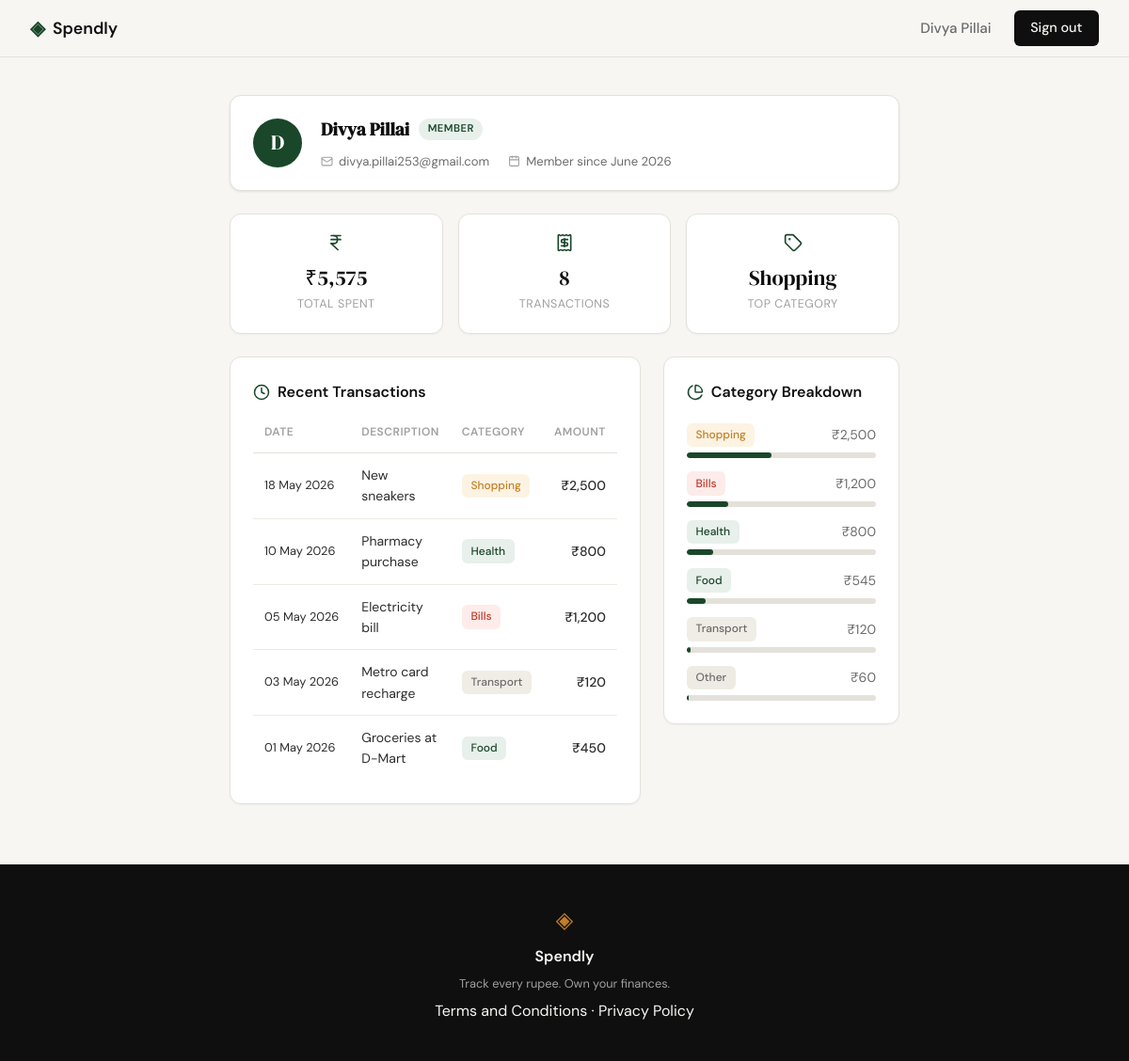
Screenshot of /profile (signed in) with the database file from the repository.
### tables this page shows
CREATE TABLE users (
            id           INTEGER PRIMARY KEY AUTOINCREMENT,
            name         TEXT    NOT NULL,
            email        TEXT    UNIQUE NOT NULL,
            password_hash TEXT   NOT NULL,
            created_at   TEXT    DEFAULT (datetime('now'))
        );

### app.py (the view)
@app.route("/profile")
def profile():
    if "user_id" not in session:
        return redirect(url_for("login"))
    db      = get_db()
    row     = db.execute(
        "SELECT name, email, created_at FROM users WHERE id = ?",
        (session["user_id"],)
    ).fetchone()
    db.close()
    if row is None:
        session.clear()
        return redirect(url_for("landing"))
    user = {
        "name": row["name"],
        "email": row["email"],
        "member_since": datetime.strptime(row["created_at"], "%Y-%m-%d %H:%M:%S").strftime("%B %Y"),
    }
    stats = {
        "total_spent": "₹5,575",
        "transactions": 8,
        "top_category": "Shopping",
    }
    transactions = [
        {"date": "18 May 2026", "description": "New sneakers",      "category": "Shopping",     "amount": "₹2,500"},
        {"date": "10 May 2026", "description": "Pharmacy purchase",  "category": "Health",       "amount": "₹800"},
        {"date": "05 May 2026", "description": "Electricity bill",   "category": "Bills",        "amount": "₹1,200"},
        {"date": "03 May 2026", "description": "Metro card recharge","category": "Transport",    "amount": "₹120"},
        {"date": "01 May 2026", "description": "Groceries at D-Mart","category": "Food",         "amount": "₹450"},
    ]
    categories = [
        {"name": "Shopping",     "amount": "₹2,500", "pct": 45},
        {"name": "Bills",        "amount": "₹1,200", "pct": 22},
        {"name": "Health",       "amount": "₹800",   "pct": 14},
        {"name": "Food",         "amount": "₹545",   "pct": 10},
        {"name": "Transport",    "amount": "₹120",   "pct": 2},
        {"name": "Other",        "amount": "₹60",    "pct": 1},
    ]
    return render_template("profile.html", user=user, stats=stats,
                           transactions=transactions, categories=categories)

### database/db.py (called while the page is built)
def get_db():
    conn = sqlite3.connect(DB_PATH)
    conn.row_factory = sqlite3.Row
    conn.execute("PRAGMA foreign_keys = ON")
    return conn

### templates/profile.html (shortened to what this page needs)
{% extends "base.html" %}
{% block head %}
<link rel="stylesheet" href="{{ url_for('static', filename='css/profile.css') }}">
{% endblock %}
{% block content %}
<div class="profile-page">
    <div class="profile-card">
        <div class="profile-avatar">{{ user.name[0].upper() }}</div>
        <div class="profile-card-body">
            <div class="profile-card-top">
                <h1 class="profile-name">{{ user.name }}</h1>
                <span class="profile-badge">Member</span>
            </div>
            <div class="profile-info">
                <div class="profile-info-row">
                    <i data-lucide="mail"></i>
                    <span>{{ user.email }}</span>
                </div>
                <div class="profile-info-row">
                    <i data-lucide="calendar"></i>
                    <span>Member since {{ user.member_since }}</span>
                </div>
            </div>
        </div>
    </div>
    <div class="stats-row">
        <div class="stat-card">
            <div class="stat-icon"><i data-lucide="indian-rupee"></i></div>
            <div class="stat-value">{{ stats.total_spent }}</div>
            <div class="stat-label">Total Spent</div>
        </div>
        <div class="stat-card">
            <div class="stat-icon"><i data-lucide="receipt"></i></div>
            <div class="stat-value">{{ stats.transactions }}</div>
            <div class="stat-label">Transactions</div>
        </div>
        <div class="stat-card">
            <div class="stat-icon"><i data-lucide="tag"></i></div>
            <div class="stat-value">{{ stats.top_category }}</div>
            <div class="stat-label">Top Category</div>
        </div>
    </div>
    <div class="bottom-row">
        <div class="profile-section-card">
            <div class="section-header">
                <i data-lucide="clock"></i>
                <h2 class="section-title">Recent Transactions</h2>
            </div>
            <div class="table-wrapper">
                <table class="tx-table">
                    <thead>
                        <tr>
                            <th>Date</th>
                            <th>Description</th>
                            <th>Category</th>
                            <th class="amount-col">Amount</th>
                        </tr>
                    </thead>
                    <tbody>
                        {% for tx in transactions %}
                        <tr>
                            <td class="tx-date">{{ tx.date }}</td>
                            <td>{{ tx.description }}</td>
                            <td><span class="category-badge category-{{ tx.category | lower }}">{{ tx.category }}</span></td>
                            <td class="tx-amount">{{ tx.amount }}</td>
                        </tr>
                        {% endfor %}
                    </tbody>
                </table>
            </div>
        </div>
        <div class="profile-section-card">
            <div class="section-header">
                <i data-lucide="pie-chart"></i>
                <h2 class="section-title">Category Breakdown</h2>
            </div>
            <div class="category-list">
                {% for cat in categories %}
                <div class="category-row">
                    <div class="category-meta">
                        <span class="category-badge category-{{ cat.name | lower }}">{{ cat.name }}</span>
                        <span class="category-amount">{{ cat.amount }}</span>
                    </div>
                    <div class="category-bar-track">
                        <div class="category-bar-fill" style="width: {{ cat.pct }}%"></div>
                    </div>
                </div>
                {% endfor %}
            </div>
        </div>
    </div>
</div>
{% endblock %}

### templates/base.html (shortened to what this page needs)
<!DOCTYPE html>
<html lang="en">
<head>
    <link rel="stylesheet" href="{{ url_for('static', filename='css/style.css') }}">
    {% block head %}{% endblock %}
</head>
<body>
    <nav class="navbar">
        <div class="nav-inner">
            <a href="{{ url_for('landing') }}" class="nav-brand">
                <span class="brand-icon">◈</span>
                <span class="brand-name">Spendly</span>
            </a>
            <div class="nav-links">
                {% if session.get('user_id') %}
                    <a href="{{ url_for('profile') }}" class="nav-username">{{ session['user_name'] }}</a>
                    <a href="{{ url_for('logout') }}" class="nav-cta">Sign out</a>
                {% else %}
                    <a href="{{ url_for('login') }}">Sign in</a>
                    <a href="{{ url_for('register') }}" class="nav-cta">Get started</a>
                {% endif %}
            </div>
        </div>
    </nav>
    <main class="main-content">
        {% block content %}{% endblock %}
    </main>
    <footer class="footer">
        <div class="footer-inner">
            <span class="brand-icon">◈</span>
            <span class="footer-name">Spendly</span>
            <p class="footer-copy">Track every rupee. Own your finances.</p>
            <p><a href="/terms">Terms and Conditions</a> · <a href="/privacy">Privacy Policy</a></p>
        </div>
    </footer>
</body>
</html>

### static/css/style.css (style rules this page uses)
:root { --ink: #0f0f0f; --ink-soft: #2d2d2d; --ink-muted: #6b6b6b; --ink-faint: #a0a0a0; --paper: #f7f6f3; --paper-warm: #f0ede6; --paper-card: #ffffff; --accent: #1a472a; --accent-light: #e8f0eb; --accent-2: #c17f24; --accent-2-light: #fdf3e3; --danger: #c0392b; --danger-light: #fdecea; --border: #e4e1da; --border-soft: #eeebe4; --font-display: 'DM Serif Display', Georgia, serif; --font-body: 'DM Sans', system-ui, sans-serif; --max-width: 1200px; --auth-width: 440px; --radius-sm: 6px; --radius-md: 12px; --radius-lg: 20px; }
*, *::before, *::after { box-sizing: border-box; margin: 0; padding: 0; }
html { font-size: 16px; scroll-behavior: smooth; }
body { background: var(--paper); color: var(--ink); font-family: var(--font-body); font-size: 1rem; line-height: 1.6; -webkit-font-smoothing: antialiased; }
a { color: inherit; text-decoration: none; }
.navbar { position: sticky; top: 0; z-index: 100; background: var(--paper); border-bottom: 1px solid var(--border); padding: 0 2rem; }
.nav-inner { max-width: var(--max-width); margin: 0 auto; height: 60px; display: flex; align-items: center; justify-content: space-between; }
.nav-brand { display: flex; align-items: center; gap: 0.5rem; font-family: var(--font-body); font-weight: 600; font-size: 1.1rem; color: var(--ink); }
.brand-icon { color: var(--accent); font-size: 1.3rem; }
.brand-name { color: var(--ink); }
.nav-links { display: flex; align-items: center; gap: 1.5rem; font-size: 0.9rem; font-weight: 500; }
.nav-links a { color: var(--ink-muted); transition: color 0.2s; }
.nav-username { color: var(--ink-muted); font-weight: 500; font-size: 0.95rem; }
.nav-cta { background: var(--ink) !important; color: var(--paper) !important; padding: 0.45rem 1.1rem; border-radius: var(--radius-sm); transition: background 0.2s !important; }
.main-content { min-height: calc(100vh - 60px - 100px); }
.footer { background: var(--ink); color: var(--paper); padding: 2.5rem 2rem; text-align: center; }
.footer-inner { display: flex; flex-direction: column; align-items: center; gap: 0.4rem; }
.footer .brand-icon { color: var(--accent-2); font-size: 1.5rem; }
.footer-name { font-weight: 600; font-size: 1rem; }
.footer-copy { font-size: 0.8rem; color: var(--ink-faint); }

### rows the page displays
users: user_name "Divya Pillai", name "D", name "Divya Pillai", email "divya.pillai253@gmail.com"

### other values shown
{{ user.member_since }} "June 2026"
{{ stats.total_spent }} "₹5,575"
{{ stats.transactions }} "8"
{{ stats.top_category }} "Shopping"
{{ tx.date }} "18 May 2026" "10 May 2026" "05 May 2026" "03 May 2026" "01 May 2026"
{{ tx.description }} "New sneakers" "Pharmacy purchase" "Electricity bill" "Metro card recharge" "Groceries at D-Mart"
{{ tx.category }} "Shopping" "Health" "Bills" "Transport" "Food"
{{ tx.amount }} "₹2,500" "₹800" "₹1,200" "₹120" "₹450"
{{ cat.name }} "Shopping" "Bills" "Health" "Food" "Transport" "Other"
{{ cat.amount }} "₹2,500" "₹1,200" "₹800" "₹545" "₹120" "₹60"
